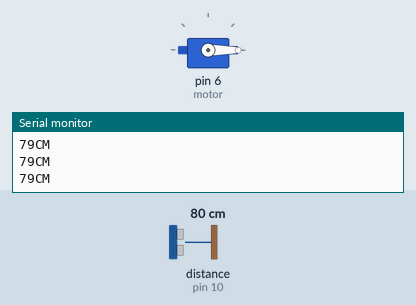
A sketch run on a simulated Arduino Uno, built with avr-gcc and run on an emulated ATmega328P. Parts: servo, the last lines printed to the serial monitor. Wiring (inferred from the names in the program): ultrasonic range finder: trigger pin 9; echo pin 10. The inputs (shaded band) are chosen by the test bench; at power-on: distance to the obstacle (sensor on pin 10) 80 cm. The echo pulse lasts 58.3 µs per cm.

Above: at 1.2 s.
1.3 s: distance to the obstacle (sensor on pin 10) set to 7 cm
2.8 s: distance to the obstacle (sensor on pin 10) set to 4 cm
At 3.3 s:
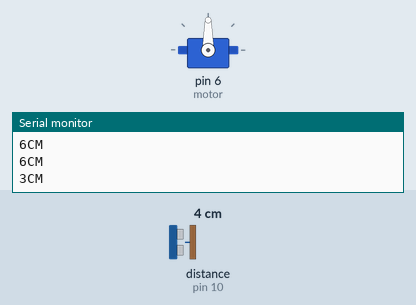
4.4 s: distance to the obstacle (sensor on pin 10) set to 9 cm
At 6.7 s:
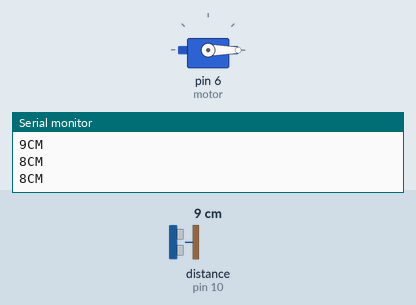
7.4 s: distance to the obstacle (sensor on pin 10) set to 2 cm
At 8.4 s:
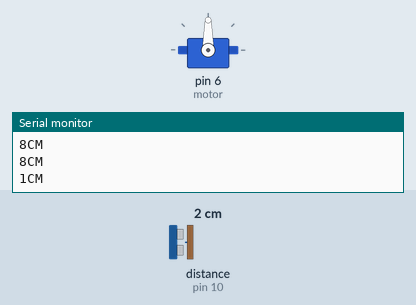
Timing chart, 0 to 10.0 s (numbered marks = the images above; inputs shaded):
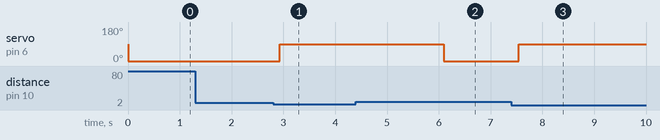

The sketch:

ard2.0.ino
```cpp
#include <Servo.h>
Servo motor;

int const trigPin = 9;
int const echoPin = 10;


void setup()
{
  Serial.begin(9600);
  pinMode(trigPin, OUTPUT);
  pinMode(echoPin, INPUT);
  motor.attach(6);
}

void loop()

// ultrasonic sensor connected servo
{
 long duration, distance;
  digitalWrite(trigPin, HIGH);

  delayMicroseconds(10);
  digitalWrite(trigPin, LOW);
  duration = pulseIn(echoPin, HIGH);
  distance = duration/58.2;
  Serial.print(distance);
  Serial.println("CM");

  if (distance < 5)
   {
    motor.write(90);
    delay(3000);
    }
 else
   {
    motor.write(0);
  }
  delay(160);
 }
```

Measured:
- the behaviour switches between 6 and 5 cm on distance to the obstacle (sensor on pin 10) (found by bisection; images 0 and 1)
- after the input at 2.8 s, servo on pin 6 (motor): 0° → 90° after 0.13 s
- after the input at 4.4 s, servo on pin 6 (motor): 90° → 0° after 1.7 s
- after the input at 7.4 s, servo on pin 6 (motor): 0° → 90° after 0.15 s
